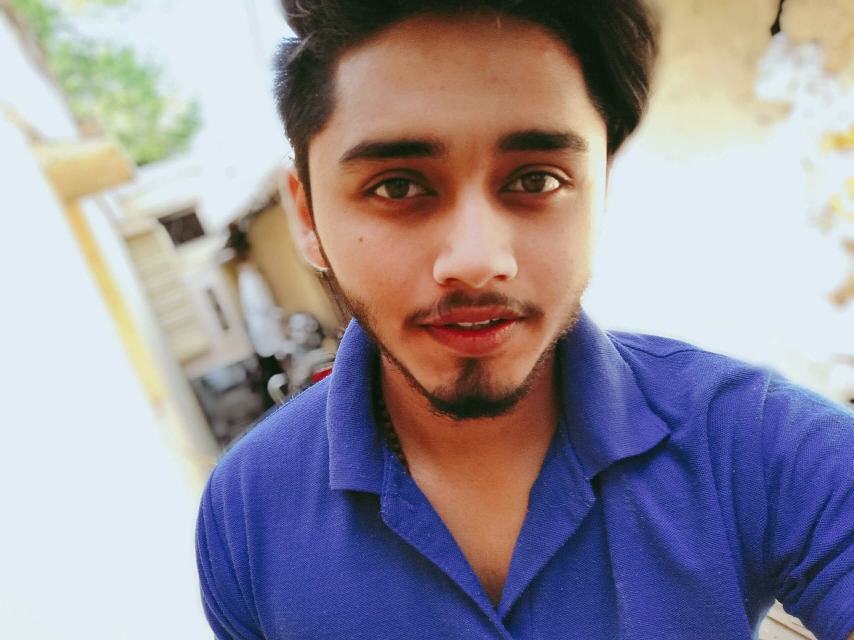
#> input picture images/b2.jpg, 2560 x 1920 px, found by its file name (shown at 1/3 size)
$ python pixel.py
#> lines starting #> are read from the running program, lines starting #| are printed output that depends on the picture
import cv2

path = 'imagePATH/'
input = cv2.imread(path+'b2.jpg')
#> input is the input picture: shape (1920, 2560, 3); mean B, G, R 156.6, 145.2, 151.3

#print("Shape : ", input.shape[:2])
height, width = input.shape[:2]
#> height = 1920; width = 2560

w, h = (30, 30)

temp = cv2.resize(input, (w, h), interpolation=cv2.INTER_LINEAR)
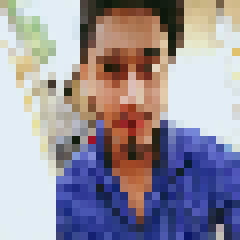
#> temp: shape (30, 30, 3) (shown 8 times larger); mean B, G, R 156.7, 145.1, 151.5
output = cv2.resize(temp, (width, height), interpolation=cv2.INTER_NEAREST)
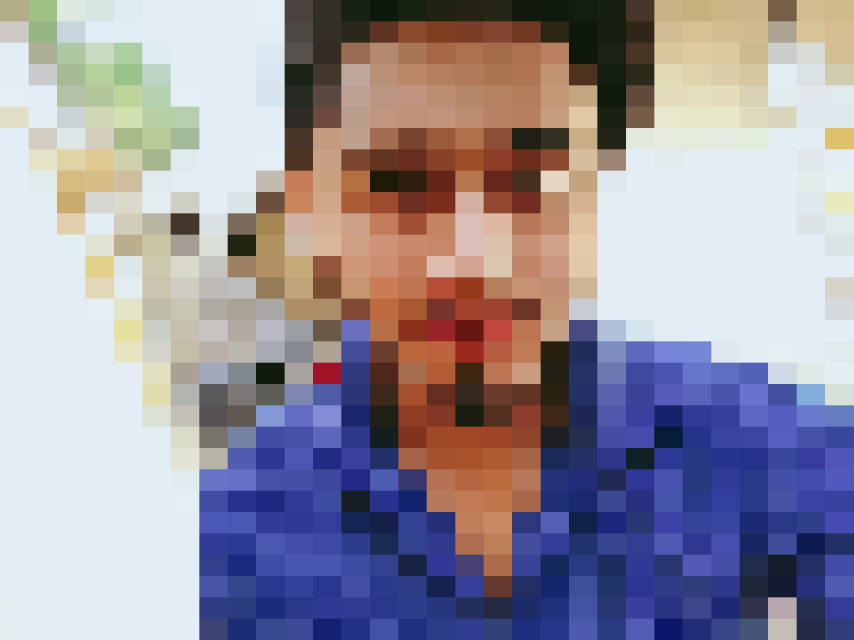
#> output: shape (1920, 2560, 3) (shown at 1/3 size); mean B, G, R 156.7, 145.2, 151.5

cv2.imshow('Input', input)
cv2.imshow('Output', output)
cv2.waitKey(0)
